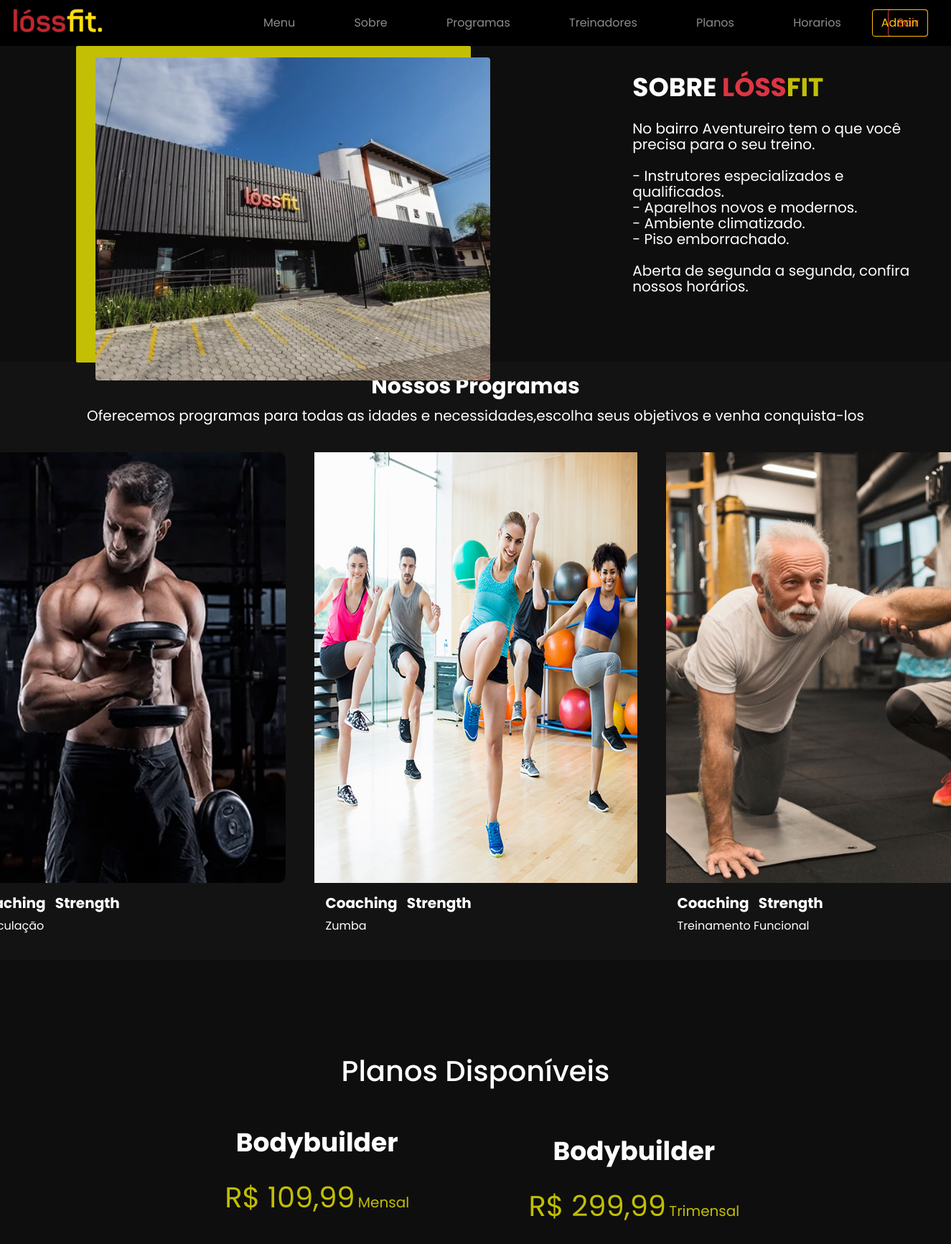
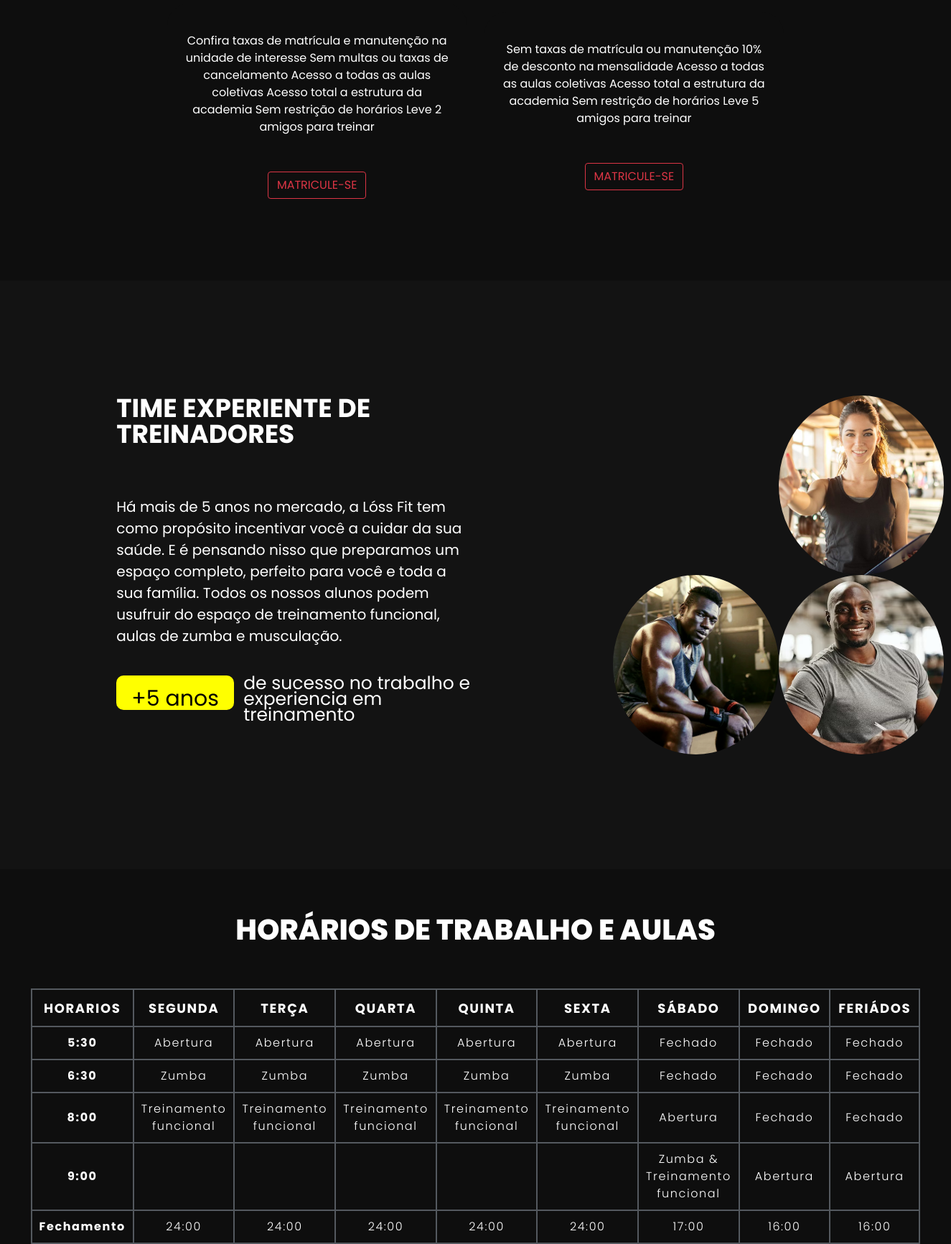
/index_Apre.php (signed in, upper part), run on the app's committed database (2 pictures, top to bottom).
### tables this page shows
CREATE TABLE `tbl_cadastro` (
  `id_cadastro` int(11) NOT NULL,
  `usuario` varchar(45) DEFAULT NULL,
  `senha` varchar(45) DEFAULT NULL,
  `cpf` varchar(20) DEFAULT NULL,
  `nome` varchar(45) DEFAULT NULL,
  `email` varchar(45) DEFAULT NULL,
  `sexo` varchar(15) DEFAULT NULL,
  `nascimento` varchar(50) DEFAULT NULL,
  `telefone` varchar(45) DEFAULT NULL,
  `telefone_ad` varchar(45) DEFAULT NULL,
  `perm_acesso` varchar(45) DEFAULT NULL,
  `valores` int(11) DEFAULT NULL
);

CREATE TABLE `tbl_planos` (
  `idl_planos` int(11) NOT NULL,
  `nome_plano` varchar(45) DEFAULT NULL,
  `valor_plano` varchar(45) DEFAULT NULL,
  `opcao_plano` varchar(45) DEFAULT NULL,
  `desc_plano` varchar(500) DEFAULT NULL
);

### index_Apre.php (the view, shortened to what this page needs)
<?php
include_once("connect.php");
if (!empty($_SESSION['id_usuario'])) {
    $id = $_SESSION['id_usuario'];
    $sql_detalhes = "SELECT * FROM tbl_cadastro WHERE id_cadastro=$id";
    $result = $conn->query($sql_detalhes);
    if ($result->num_rows > 0) {
        while ($usuario_detalhes = mysqli_fetch_array($result)) {
            $nome = $usuario_detalhes['nome'];
        }
    } else {
        echo "<script> window.location='../pages/pg_login.php'</script>";
    }
}
?>
<!DOCTYPE html>
<html lang="en">
<head>
    <link href="css/style_planos.css" rel="stylesheet" />
    <link href="css/style.css" rel="stylesheet" />
    <link href="https://cdn.jsdelivr.net/npm/bootstrap@5.0.2/dist/css/bootstrap.min.css" rel="stylesheet"
>
</head>
<body>
    <header>
        <nav class="navbar navbar-expand-lg navbar-dark " style="background-color: rgb(0, 0, 0);">
            <a class="navbar-brand" href="#" style="color: white;"></a>
            <div class="collapse navbar-collapse" id="navbarSupportedContent">
                <ul class="navbar-nav mr-auto">
                    <li class="nav-item">
                        <a class="nav-link" onclick="scrollElement('apresentacao')" style="margin-left: 200px;">Menu</a>
                    </li>
                    <li class="nav-item">
                        <a class="nav-link" onclick="scrollElement('Sobre')">Sobre</a>
                    </li>
                    <li class="nav-item active">
                        <a class="nav-link" onclick="scrollElement('ativ')">Programas<span class="sr-only"></span></a>
                    </li>
                    <li class="nav-item active">
                        <a class="nav-link" onclick="scrollElement('coach')">Treinadores</a>
                    </li>
                    <li class="nav-item">
                        <a class="nav-link" onclick="scrollElement('planos')">Planos</a>
                    </li>
                    <li class="nav-item">
                        <a class="nav-link" onclick="scrollElement('calendario')">Horarios</a>
                    </li>
                </ul>
                <?php
                if (!empty($_SESSION['id_usuario'])) {
                    echo '                <form class="form-inline my-2 my-lg-0">
                    <a class="btn btn-outline-danger" href="../inc/logout.php" role="button">Sair</a>
                </form>';
                    echo '               <form class="form-inline my-2 my-lg-0" >
                    <a class="btn btn-outline-warning" href="pages/pg_painel_user.php" role="button">' . $nome . '</a>
                </form>';
                } else {
                    echo '                <form class="form-inline my-2 my-lg-0">
                    <a class="btn btn-outline-warning" href="pages/pg_login.php" role="button">Acessar</a>
                </form>';
                }
                ?>
            </div>
        </nav>
    </header>
    <section class="corpo" id="apresentacao">
        <div id="carouselExampleIndicators" class="carousel slide" data-mdb-ride="carousel">
            <div class="carousel-indicators">
            </div>
            <div class="carousel-inner">
                <div class="carousel-item active" data-mdb-interval="3000"
                    style="max-height:70vh; max-width:100vw;position: relative;top:0;">
                    <div class="carousel-caption d-none d-md-block">
                    </div>
                </div>
            </div>
            <button class="carousel-control-prev" type="button" data-mdb-target="#carouselExampleIndicators"
                data-mdb-slide="prev">
            </button>
            <button class="carousel-control-next" type="button" data-mdb-target="#carouselExampleIndicators"
                data-mdb-slide="next">
            </button>
        </div>
    </section>
    <section class="sobre" id="Sobre">
        <div class="crop_so">
            <div class="d_img">
                <div class="sobre_img"></div>
            </div>
            <div class="sobre_txt">
                <h2>
                    SOBRE <span style="color: #dc3543;">Lóss<span>Fit</span></span>
                </h2>
                <p style="font-size:20px;">No bairro Aventureiro tem o que você precisa para o seu treino.
                    <br>
                    <br>
                    <a>- Instrutores especializados e qualificados.</a>
                    <br>
                    <a>- Aparelhos novos e modernos.</a>
                    <br>
                    <a></a>- Ambiente climatizado. </a>
                    <br>
                    <a> - Piso emborrachado. </a>
                    <br>
                    <br>
                    Aberta de segunda a segunda, confira nossos horários.
                </p>
            </div>
        </div>
    </section>
    <section class="gym_ativ" id="ativ">
        <div class="gym_ativ_header">
            <p class="gym_ativ_title">
            <h5 style="font-size: 30px!important;"><b>Nossos Programas</b></h5>
            Oferecemos programas para todas as idades e necessidades,escolha seus objetivos e venha conquista-los
            </p>
        </div>
        <section class="gym_ativ_mid_div">
            <div class="gym_ativ_type">
                <img src="img/bodybuild.png" style="height: 600px; width: 450px;">
                <div class="gym_ativ_type_txt">
                    <h5><a><b>Coaching</b></a><a><b>Strength</b></a></h5>
                    <span>Musculação</span>
                </div>
            </div>
            <div class="gym_ativ_type">
                <img src="img/zumba.jpg" style="height: 600px; width: 450px;">
                <div class="gym_ativ_type_txt">
                    <h5><a><b>Coaching</b></a><a><b>Strength</b></a></h5>
                    <span>Zumba</span>
                </div>
            </div>
            <div class="gym_ativ_type">
                <img src="img/velho_treinando.jpg" style="height: 600px; width: 450px;">
                <div class="gym_ativ_type_txt">
                    <h5><a><b>Coaching</b></a><a><b>Strength</b></a></h5>
                    <span>Treinamento Funcional</span>
                </div>
            </div>
        </section>
    </section>
    <section class="planos" id="planos">
        <div class="row">
            <h1 style="margin-top: 5%;">Planos Disponíveis</h1>
            <?php
            $consulta = "SELECT * FROM tbl_planos";
            $sql = $conn->query($consulta) or die($conn->error);
            while ($plano = $sql->fetch_assoc()) {
                echo '<div class="col-md-4 col-sm-6">
                    <div class="pricing_table">
                        <div class="pricing_table_header">
                            <i class="fa fa-users"></i>
                            <h2 class="title">Bodybuilder</h2>
                            <span class="price-plan">
                                <i class="fa fa-inr"></i>
                                <span class="price">R$ ' . $plano['valor_plano'] . '</span>
                                <span class="monthly_plan">' . $plano['opcao_plano'] . '</span>
                            </span>
                        </div>
                        <div class="pricing_table_plan">
                            <ul>
                                <a>' . $plano['desc_plano'] . '</a>
                            </ul>
                            <a class="btn btn-outline-danger" href="pages/pg_painel_plano.php" role="button">MATRICULE-SE</a>
                        </div>
                    </div>
                </div>';
            }
            ?>
        </div>
    </section>
    <section id="coach">
        <div class="gym_coach">
            <div class="body_spans">
                <h2>Time experiente de Treinadores</h2>
                <span class="span_c1">
                    Há mais de 5 anos no mercado, a Lóss Fit tem como propósito incentivar você a cuidar da sua saúde. E
                    é pensando nisso que preparamos um espaço completo, perfeito para você e toda a sua família. Todos
                    os nossos alunos podem usufruir do espaço de treinamento funcional, aulas de zumba e musculação.
                </span>
                <div class="span_c2">
                    <div class="back_h">
                        <p class="h_csss">+5 anos</p>
                    </div>
                    <div class="h_css">
                        <p class="h_css">de sucesso no trabalho e experiencia em treinamento</p>
                    </div>
                </div>
            </div>
            <section class="gym_back_coach">
                <div class="perfil_coach"><a class="perf_img1"></a></div>
                <div class="perfil_coach"><a class="perf_img2"></a></div>
                <div class="perfil_coach"><a class="perf_img3"></a></div>
                <div class="perfil_coach"><a class="perf_img4"></a></div>
            </section>
        </div>
    </section>
    <section class="gym_calendario" id="calendario">
        <div style="position:relative;top:5vh;padding-top:20px;padding-bottom:20px;">
            <h1 style="font-weight:800;">HORÁRIOS DE TRABALHO E AULAS</h1>
        </div>
        <section class="gym_calendario_posi">
            <table>
                <thead>
                    <tr>
                        <th scope="col" style="font-size:18px!important;">Horarios</th>
                        <th scope="col" style="font-size:18px!important;">Segunda</th>
                        <th scope="col" style="font-size:18px!important;">Terça</th>
                        <th scope="col" style="font-size:18px!important;">Quarta</th>
                        <th scope="col" style="font-size:18px!important;">Quinta</th>
                        <th scope="col" style="font-size:18px!important;">Sexta</th>
                        <th scope="col" style="font-size:18px!important;">Sábado</th>
                        <th scope="col" style="font-size:18px!important;">Domingo</th>
                        <th scope="col" style="font-size:18px!important;">Feriádos</th>
                    </tr>
                </thead>
                <tbody>
                    <tr class="one">
                        <td data-label="Horarios" style="font-weight:700!important;">5:30</td>
                        <td data-label="Segunda">Abertura</td>
                        <td data-label="Terça">Abertura</td>
                        <td data-label="Quarta">Abertura</td>
                        <td data-label="Quinta">Abertura</td>
                        <td data-label="Sexta">Abertura</td>
                        <td data-label="Sábado">Fechado</td>
                        <td data-label="Domingo">Fechado</td>
                        <td data-label="Feriádos">Fechado</td>
                    </tr>
                    <tr class="one">
                        <td style="font-weight:700!important;">6:30</td>
                        <td>Zumba</td>
                        <td>Zumba</td>
                        <td>Zumba</td>
                        <td>Zumba</td>
                        <td>Zumba</td>
                        <td>Fechado</td>
                        <td>Fechado</td>
                        <td>Fechado</td>
                    </tr>
                    <tr class="one">
                        <td style="font-weight:700!important;">8:00</td>
                        <td>Treinamento funcional</td>
                        <td>Treinamento funcional</td>
                        <td>Treinamento funcional</td>
                        <td>Treinamento funcional</td>
                        <td>Treinamento funcional</td>
                        <td>Abertura</td>
                        <td>Fechado</td>
                        <td>Fechado</td>
                    </tr>
                    <tr class="one">
                        <td style="font-weight:700!important;">9:00</td>
                        <td></td>
                        <td></td>
                        <td></td>
                        <td></td>
                        <td></td>
                        <td>Zumba &
                            Treinamento funcional</td>
                        <td>Abertura</td>
                        <td>Abertura</td>
                    </tr>
                    <tr class="one">
                        <td style="font-weight:700!important;">Fechamento</td>
                        <td>24:00</td>
                        <td>24:00</td>
                        <td>24:00</td>
                        <td>24:00</td>
                        <td>24:00</td>
                        <td>17:00</td>
                        <td>16:00</td>
                        <td>16:00</td>
                    </tr>
                </tbody>
            </table>
        </section>
    </section>
</body>
</html>

### css/style_planos.css (style rules this page uses)
* { box-sizing: border-box; font-family: "Poppins", sans-serif !important; }
html, body { height: 100%; width: 100%; margin: 0; padding: 0; }
header { position: fixed; top: 0; right: 0; left: 0; display: flex; z-index: 1002; }
.navbar { position: fixed !important; padding: 0 !important; width: 100%; }
.navbar-nav { position: relative; display: flex; flex-direction: row !important; column-gap: 5vw; }
.form-inline { position: absolute; right: 2rem; }
.navbar-brand { padding: 0 !important; margin: 0 !important; position: relative; left: 0; min-height: 8vh; min-width: 12vw; height: 10vh; background-image: url(../img/logo.jpg); background-color: white; background-size: cover; background-repeat: no-repeat; background-position-y: center; }
.corpo { width: auto; height: auto; background-color: #f3f3f4; }
p { font-size: 14px; line-height: 22px; color: white; }
span { color: rgba(255, 251, 0, 0.747); }
.row { display: flex; justify-content: center; align-items: center; width: 100%; padding: 4rem 0; background-color: #0e0e0e; margin-left: 0 !important; }
h1 { color:#fff; font-size:30px; text-align: center; text-transform: capitalize; }
.pricing_table { color:#fff; margin:10px 0; background:#0e0e0e; text-align: center; transition: all 0.30s linear 0s; }
.pricing_table_header { padding:40px; }
.pricing_table_header .title { display:block; text-transform: capitalize; }
.pricing_table_header .price-plan { display:block; }
.pricing_table_header .price { font-size:40px; }
.pricing_table_header .monthly_plan { font-size:20px; }
.pricing_table .pricing_table_plan { border-top-right-radius:30px; border-top-left-radius:30px; padding:40px 20px; background:#0e0e0e; }
.pricing_table .pricing_table_plan ul { margin:0 0 50px; padding:0; }

### index_Apre.php (style rules this page uses)
p { font-size: 14px; line-height: 22px; }
header { position: fixed; top: 0; right: 0; left: 0; display: flex; z-index: 1002; }
h2 { font-size: 36px; line-height: 1; color: #ffffff; font-weight: bold; text-transform: uppercase; position: relative; padding-bottom: 20px; }
span { color: rgba(255, 251, 0, 0.747); }

### data on the page
tbl_cadastro: nome "Admin"
tbl_planos: valor_plano "109,99", opcao_plano "Mensal", desc_plano "Confira taxas de matrícula e manutenção na unidade de interesse Sem multas ou taxas de cancelamento Acesso a todas as aulas coletivas Acesso total a estrutura da academia Sem restrição de horários Leve 2 amigos para treinar"
tbl_planos: valor_plano "299,99", opcao_plano "Trimensal", desc_plano "Sem taxas de matrícula ou manutenção 10% de desconto na mensalidade Acesso a todas as aulas coletivas Acesso total a estrutura da academia Sem restrição de horários Leve 5 amigos para treinar"
